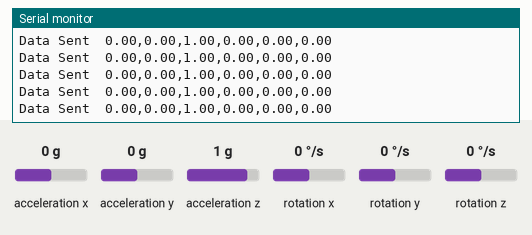
The sketch below on a simulated Arduino Uno, built with avr-gcc and run on an emulated ATmega328P. Parts: the last lines printed to the serial monitor. Wiring (inferred from the names in the program): MPU-6050 motion sensor at I2C address 0x68. The test bench sets the inputs (shaded band); at power-on: acceleration x 0 g, rotation x 0 °/s, acceleration y 0 g, rotation y 0 °/s, acceleration z 1 g, rotation z 0 °/s. No radio packets arrive unless stated.

Above: at 1.7 s.
1.8 s: acceleration x set to -1.4 g
At 2.8 s:
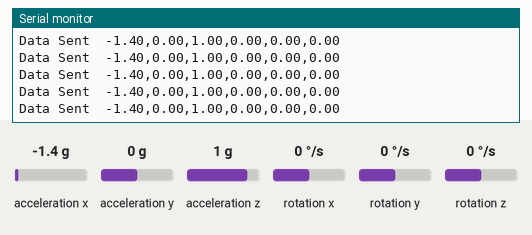
4.8 s: rotation x set to -192 °/s
At 5.7 s:
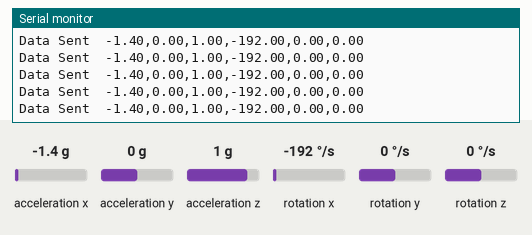
7.8 s: acceleration y set to -1.4 g
At 8.3 s:
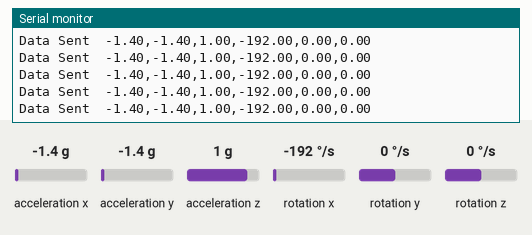
10.8 s: rotation y set to -192 °/s
At 11.5 s:
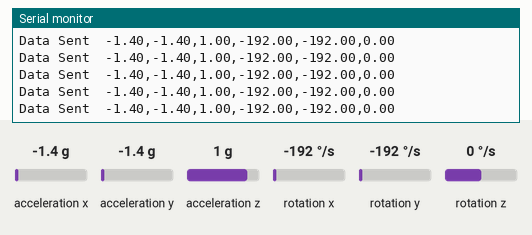
13.8 s: acceleration z set to -1.4 g
At 14.9 s:
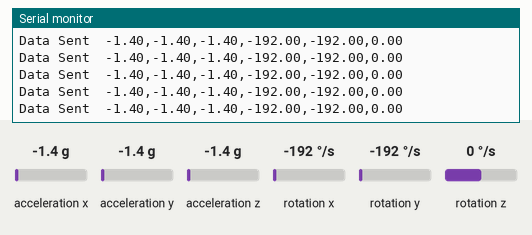
15.3 s: rotation z set to -192 °/s
At 16.0 s:
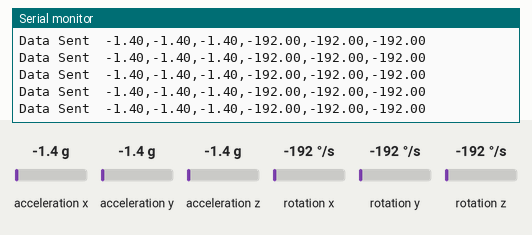

Measured:
- after the input at 1.8 s, the serial monitor: prints a new line after 0.05 s (image 1)
- after the input at 4.8 s, the serial monitor: prints a new line after 0.05 s (image 2)
- after the input at 7.8 s, the serial monitor: prints a new line at once (image 3)
- after the input at 10.8 s, the serial monitor: prints a new line after 0.05 s (image 4)
- after the input at 13.8 s, the serial monitor: prints a new line at once (image 5)
- after the input at 15.3 s, the serial monitor: prints a new line after 0.05 s (image 6)

The sketch:

mpu_data_transmitter.ino
```cpp
#include<SPI.h>
#include <Wire.h>
#include<nRF24L01.h>
#include<RF24.h>

#define CE_PIN 8
#define CSN_PIN 7

const byte slaveAddress[5] = {'R', 'x', 'A', 'A', 'A'};

RF24 radio(CE_PIN, CSN_PIN);

char dataToSend[500];
const int MPU = 0x68; // MPU6050 I2C address
float AccX, AccY, AccZ;
float GyroX, GyroY, GyroZ;
float accAngleX, accAngleY, gyroAngleX, gyroAngleY, gyroAngleZ;
float roll, pitch, yaw;
float AccErrorX, AccErrorY, GyroErrorX, GyroErrorY, GyroErrorZ;
float elapsedTime, currentTime, previousTime;
int c = 0;


void setup() {
  Serial.begin(19200);
  radio.begin();
  radio.setDataRate(RF24_250KBPS);
  radio.setRetries(3, 5);
  radio.openWritingPipe(slaveAddress);
  radio.setPALevel(RF24_PA_MIN);

  Wire.begin();                      // Initialize comunication
  Wire.beginTransmission(MPU);       // Start communication with MPU6050 // MPU=0x68
  Wire.write(0x6B);                  // Talk to the register 6B
  Wire.write(0x00);                  // Make reset - place a 0 into the 6B register
  Wire.endTransmission(true);        //end the transmission

  // Call this function if you need to get the IMU error values for your module
  calculate_IMU_error();
  delay(20);
}


void loop() {
   // === Read acceleromter data === //
  Wire.beginTransmission(MPU);
  Wire.write(0x3B); // Start with register 0x3B (ACCEL_XOUT_H)
  Wire.endTransmission(false);
  Wire.requestFrom(MPU, 6, true); // Read 6 registers total, each axis value is stored in 2 registers
  //For a range of +-2g, we need to divide the raw values by 16384, according to the datasheet
  AccX = (Wire.read() << 8 | Wire.read()) / 16384.0; // X-axis value
  AccY = (Wire.read() << 8 | Wire.read()) / 16384.0; // Y-axis value
  AccZ = (Wire.read() << 8 | Wire.read()) / 16384.0; // Z-axis value

  // === Read gyroscope data === //
  previousTime = currentTime;        // Previous time is stored before the actual time read
  currentTime = millis();            // Current time actual time read
  elapsedTime = (currentTime - previousTime) / 1000; // Divide by 1000 to get seconds
  Wire.beginTransmission(MPU);
  Wire.write(0x43); // Gyro data first register address 0x43
  Wire.endTransmission(false);
  Wire.requestFrom(MPU, 6, true); // Read 4 registers total, each axis value is stored in 2 registers
  GyroX = (Wire.read() << 8 | Wire.read()) / 131.0; // For a 250deg/s range we have to divide first the raw value by 131.0, according to the datasheet
  GyroY = (Wire.read() << 8 | Wire.read()) / 131.0;
  GyroZ = (Wire.read() << 8 | Wire.read()) / 131.0;
  // Correct the outputs with the calculated error values
  GyroX = GyroX + GyroErrorX;
  GyroY = GyroY - GyroErrorY;
  GyroZ = GyroZ + GyroErrorZ;

  // Print the values on the serial monitor
  String data = String(AccX) + "," + String(AccY) + "," + String(AccZ) + "," + String(GyroX) + "," + String(GyroY) + "," + String(GyroZ);
  sendData(data);
}


void sendData(String data){
  for(int i = 0; i < data.length(); i++)
    dataToSend[i] = data[i];

  bool rslt = radio.write(&dataToSend, data.length());

   Serial.print("Data Sent  ");
  Serial.println(dataToSend);
 }


void calculate_IMU_error() {
  // We can call this funtion in the setup section to calculate the accelerometer and gyro data error. From here we will get the error values used in the above equations printed on the Serial Monitor.
  // Note that we should place the IMU flat in order to get the proper values, so that we then can the correct values
  // Read accelerometer values 200 times
  while (c < 200) {
    Wire.beginTransmission(MPU);
    Wire.write(0x3B);
    Wire.endTransmission(false);
    Wire.requestFrom(MPU, 6, true);
    AccX = (Wire.read() << 8 | Wire.read()) / 16384.0 ;
    AccY = (Wire.read() << 8 | Wire.read()) / 16384.0 ;
    AccZ = (Wire.read() << 8 | Wire.read()) / 16384.0 ;
    // Sum all readings
    AccErrorX = AccErrorX + ((atan((AccY) / sqrt(pow((AccX), 2) + pow((AccZ), 2))) * 180 / PI));
    AccErrorY = AccErrorY + ((atan(-1 * (AccX) / sqrt(pow((AccY), 2) + pow((AccZ), 2))) * 180 / PI));
    c++;
  }
  //Divide the sum by 200 to get the error value
  AccErrorX = AccErrorX / 200;
  AccErrorY = AccErrorY / 200;
  c = 0;

  // Read gyro values 200 times
  while (c < 200) {
    Wire.beginTransmission(MPU);
    Wire.write(0x43);
    Wire.endTransmission(false);
    Wire.requestFrom(MPU, 6, true);
    GyroX = Wire.read() << 8 | Wire.read();
    GyroY = Wire.read() << 8 | Wire.read();
    GyroZ = Wire.read() << 8 | Wire.read();
    // Sum all readings
    GyroErrorX = GyroErrorX + (GyroX / 131.0);
    GyroErrorY = GyroErrorY + (GyroY / 131.0);
    GyroErrorZ = GyroErrorZ + (GyroZ / 131.0);
    c++;
  }

  //Divide the sum by 200 to get the error value
  GyroErrorX = GyroErrorX / 200;
  GyroErrorY = GyroErrorY / 200;
  GyroErrorZ = GyroErrorZ / 200;
}
```
